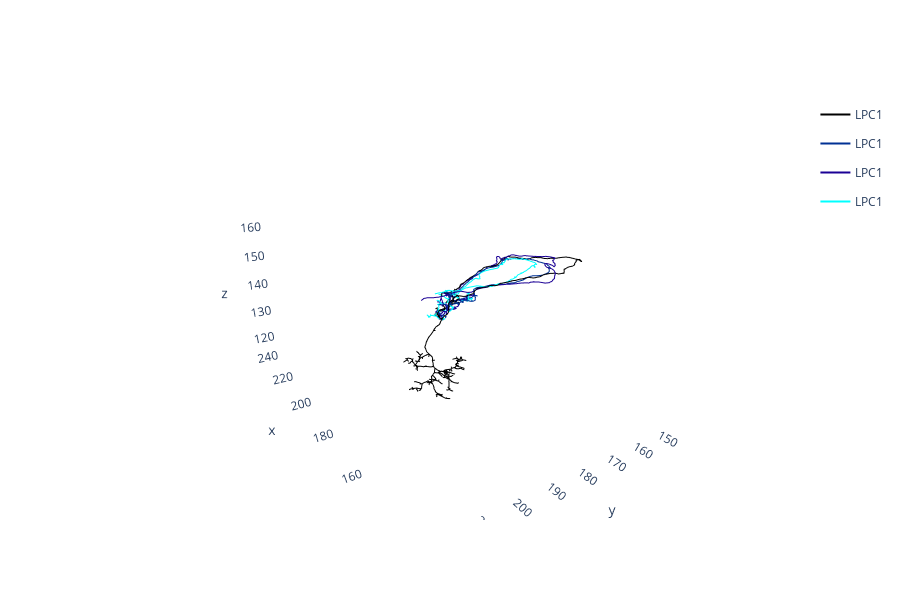

Write notebook code for a chart like this one.
### Code cell
high_simiarity_neuron_scores = [neuron for neuron in vfb_neuron.similar_neurons_nblast if neuron.score > 0.7]
# We are also limiting the neurons to those with a score of greater than 0.7


vfb_neuron.plot_similar(similar=high_simiarity_neuron_scores, template='JRC2018Unisex')

### Figure 1 — Plotly figure (JSON) as saved in the notebook; plotly's stock layout.template omitted (floating-point values rounded to 4 significant figures; data arrays with more than 128 entries replaced by an {"elided": "..."} marker saying what was removed)
{"data": [{"hoverinfo": "none", "hovertext": " ", "legendgroup": "VFB_jrchk011", "line": {"color": "rgb(0.0,0.0,0.0)", "width": 2}, "mode": "lines", "name": "LPC1", "showlegend": true, "type": "scatter3d", "x": {"elided": "1433 float values"}, "y": {"elided": "1433 float values"}, "z": {"elided": "1433 float values"}}, {"hoverinfo": "none", "hovertext": " ", "legendgroup": "VFB_jrchjzzo", "line": {"color": "rgb(0,49,148)", "width": 2}, "mode": "lines", "name": "LPC1", "showlegend": true, "type": "scatter3d", "x": {"elided": "741 float values"}, "y": {"elided": "741 float values"}, "z": {"elided": "741 float values"}}, {"hoverinfo": "none", "hovertext": " ", "legendgroup": "VFB_jrchjzzu", "line": {"color": "rgb(27,0,149)", "width": 2}, "mode": "lines", "name": "LPC1", "showlegend": true, "type": "scatter3d", "x": {"elided": "829 float values"}, "y": {"elided": "829 float values"}, "z": {"elided": "829 float values"}}, {"hoverinfo": "none", "hovertext": " ", "legendgroup": "VFB_jrchk003", "line": {"color": "rgb(0,255,255)", "width": 2}, "mode": "lines", "name": "LPC1", "showlegend": true, "type": "scatter3d", "x": {"elided": "774 float values"}, "y": {"elided": "774 float values"}, "z": {"elided": "774 float values"}}], "layout": {"autosize": true, "height": 600, "paper_bgcolor": "rgba(0,0,0,0)", "plot_bgcolor": "rgba(0,0,0,0)", "scene": {"aspectmode": "data", "aspectratio": {"x": 1, "y": 1, "z": 1}, "camera": {"eye": {"x": -1.743, "y": 1.071, "z": 0.71}, "up": {"x": 0, "y": 0, "z": 1}}, "xaxis": {"backgroundcolor": "rgb(240, 240, 240)", "gridcolor": "rgb(255, 255, 255)", "showbackground": false, "showgrid": false, "showline": false, "zerolinecolor": "rgb(255, 255, 255)"}, "yaxis": {"backgroundcolor": "rgb(240, 240, 240)", "gridcolor": "rgb(255, 255, 255)", "showbackground": false, "showgrid": false, "showline": false, "zerolinecolor": "rgb(255, 255, 255)"}, "zaxis": {"backgroundcolor": "rgb(240, 240, 240)", "gridcolor": "rgb(255, 255, 255)", "showbackground": false, "showgrid": false, "showline": false, "zerolinecolor": "rgb(255, 255, 255)"}}}}
